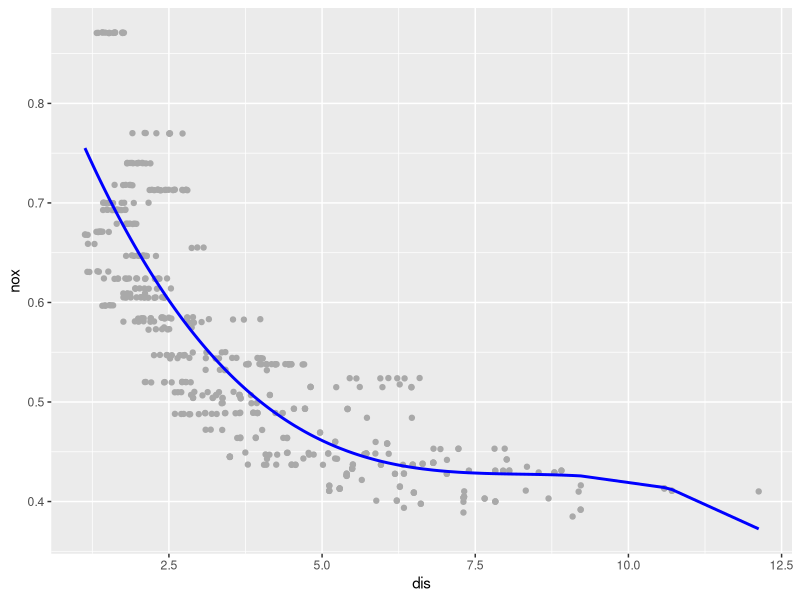
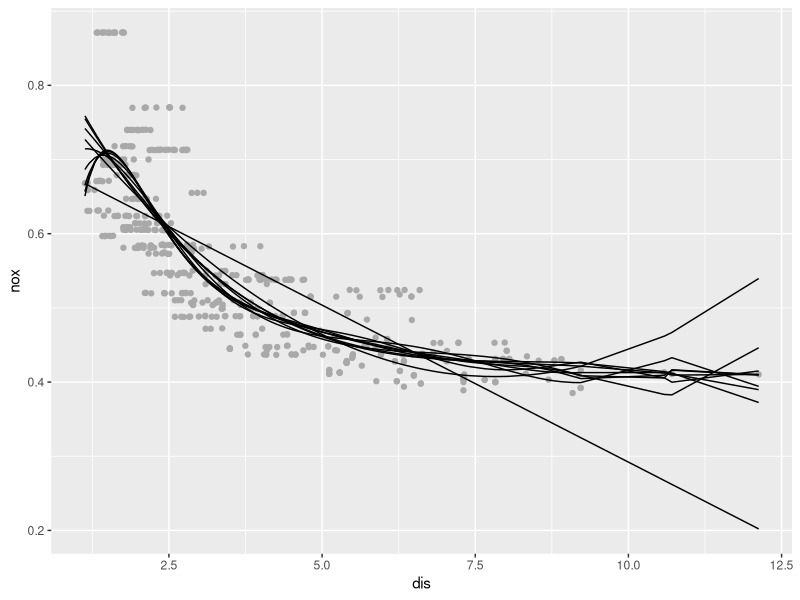
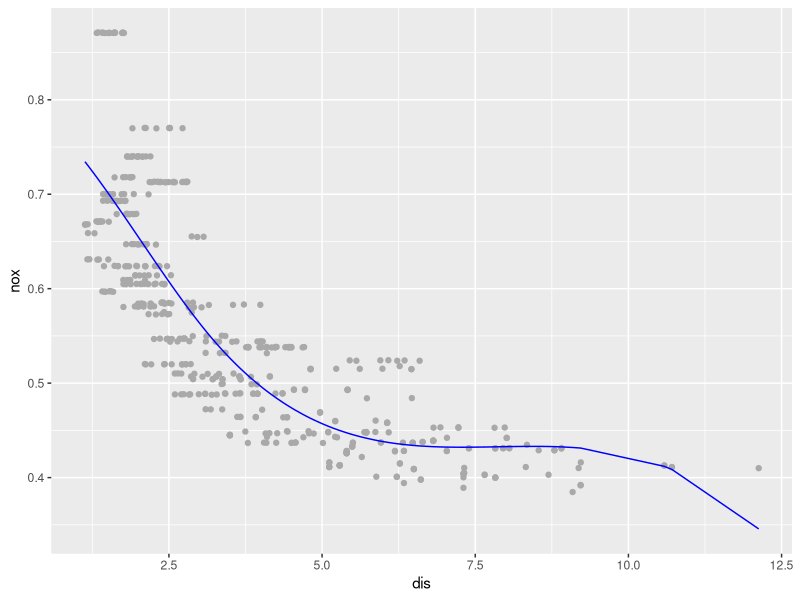
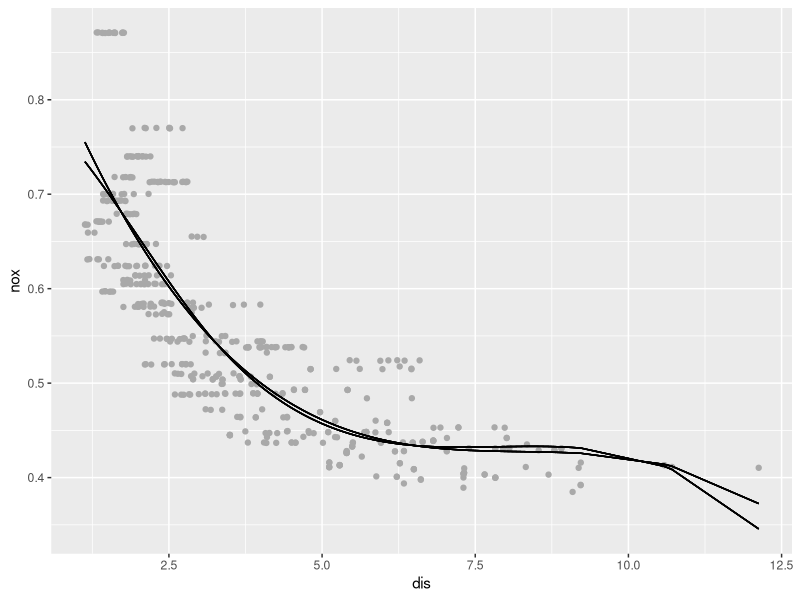
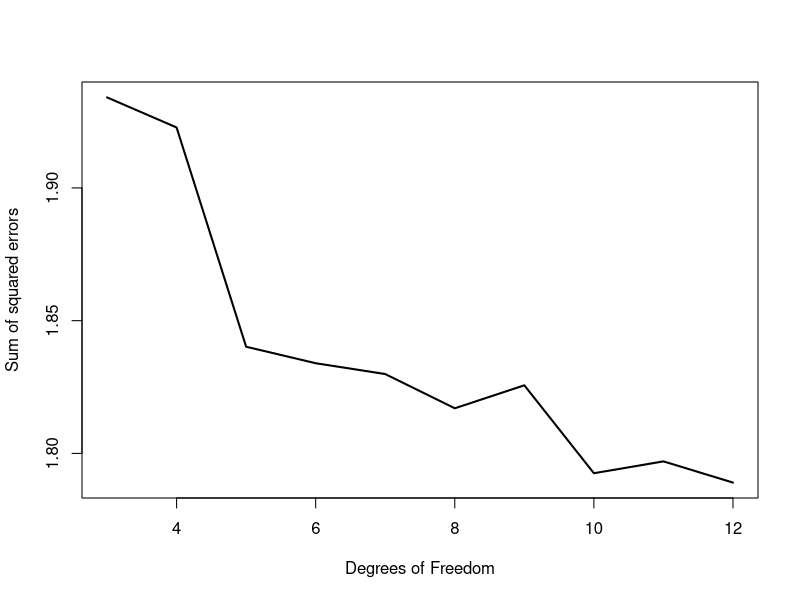

These charts were generated, in order, by the following R code:
## ---- chunk 1
knitr::opts_chunk$set(echo = TRUE)
library(MASS)
library(dplyr)
library(boot) #used for the cv.glm()
library(splines)
library(ggplot2)
data("Boston")
## ---- chunk 2
poly.fit.9b = function(d){
  fit = lm(nox~poly(dis,d), data = Boston)
  preds = predict(fit, newdata = Boston, type = "response")
}

poly.fit.9c = function(d){
  fit = glm(nox~poly(dis,d), data = Boston)
  cv.error = cv.glm(Boston, fit, K = 5)$delta[2] #K=5, choosing the number of folds
}

poly.fit.9e = function(d){
  fit = lm(nox~bs(dis, df=d), data = Boston)
  preds = predict(fit, newdata = Boston, type = "response")
}

poly.fit.9f = function(d){
  fit = glm(nox~bs(dis,d), data = Boston)
  cv.error = cv.glm(Boston, fit, K = 5)$delta[2]
}
## ---- chunk 3
fit = lm(nox~poly(dis, 3), data = Boston)
summary(fit)
preds = predict(fit, newdata = Boston, type = "response")
Boston.9a = Boston %>% mutate(predicted.nox = preds)

Boston.9a %>% ggplot(aes(dis, nox))+geom_point(position = "jitter", col = "darkgrey")+ geom_line(aes(dis, predicted.nox), col = "blue", size = 1)
## ---- chunk 4
preds.multi = sapply(1:10, poly.fit.9b)
Boston.9b = Boston %>% mutate(predicted.nox.1 = preds.multi[,1], predicted.nox.2 = preds.multi[,2],
                           predicted.nox.3 = preds.multi[,3], predicted.nox.4 = preds.multi[,4],
                           predicted.nox.5 = preds.multi[,5], predicted.nox.6 = preds.multi[,6],
                           predicted.nox.7 = preds.multi[,7], predicted.nox.8 = preds.multi[,8],
                           predicted.nox.9 = preds.multi[,9], predicted.nox.10 = preds.multi[,10])
Boston.9b %>% ggplot(aes(dis,nox))+ geom_point(col = "darkgrey", position = "jitter")+
  geom_line(aes(dis, predicted.nox.1))+
  geom_line(aes(dis, predicted.nox.2))+
  geom_line(aes(dis, predicted.nox.3))+
  geom_line(aes(dis, predicted.nox.4))+
  geom_line(aes(dis, predicted.nox.5))+
  geom_line(aes(dis, predicted.nox.6))+
  geom_line(aes(dis, predicted.nox.7))+
  geom_line(aes(dis, predicted.nox.8))+
  geom_line(aes(dis, predicted.nox.9))+
  geom_line(aes(dis, predicted.nox.10))

res.df = data.frame(res.1 = (Boston.9b$nox-Boston.9b$predicted.nox.1)^2,
                    res.2 = (Boston.9b$nox-Boston.9b$predicted.nox.2)^2,
                    res.3 = (Boston.9b$nox-Boston.9b$predicted.nox.3)^2,
                    res.4 = (Boston.9b$nox-Boston.9b$predicted.nox.4)^2,
                    res.5 = (Boston.9b$nox-Boston.9b$predicted.nox.5)^2,
                    res.6 = (Boston.9b$nox-Boston.9b$predicted.nox.6)^2,
                    res.7 = (Boston.9b$nox-Boston.9b$predicted.nox.7)^2,
                    res.8 = (Boston.9b$nox-Boston.9b$predicted.nox.8)^2,
                    res.9 = (Boston.9b$nox-Boston.9b$predicted.nox.9)^2,
                    res.10 = (Boston.9b$nox-Boston.9b$predicted.nox.10)^2)
res.df = colSums(res.df)
res.df
## ---- chunk 5
set.seed(1)
cv.error = sapply(1:10, poly.fit.9c)
which.min(cv.error)
## ---- chunk 6

fit = lm(nox~bs(dis, df = 4), data = Boston)
summary(fit)
attr(bs(Boston$dis, df = 4), "knots")

data.frame(dis=Boston$dis, nox=Boston$nox, predicted.nox=fit$fitted.values) %>%
  ggplot(aes(dis,nox))+ geom_point(col="dark grey", position="jitter")+ 
  geom_line(aes(dis, predicted.nox), col = "blue")
## ---- chunk 7
preds.multi = sapply(3:12, poly.fit.9e)

Boston.9e = Boston %>% mutate(predicted.nox.3 = preds.multi[,1], predicted.nox.4 = preds.multi[,2],
                              predicted.nox.5 = preds.multi[,1], predicted.nox.6 = preds.multi[,2],
                              predicted.nox.7 = preds.multi[,1], predicted.nox.8 = preds.multi[,2],
                              predicted.nox.9 = preds.multi[,1], predicted.nox.10 = preds.multi[,2],
                              predicted.nox.11 = preds.multi[,1], predicted.nox.12 = preds.multi[,2])

Boston.9e %>% ggplot(aes(dis,nox))+ geom_point(position = "jitter", col = "dark grey")+
  geom_line(aes(dis, predicted.nox.3))+ geom_line(aes(dis, predicted.nox.4))+
  geom_line(aes(dis, predicted.nox.5))+ geom_line(aes(dis, predicted.nox.6))+
  geom_line(aes(dis, predicted.nox.7))+ geom_line(aes(dis, predicted.nox.8))+
  geom_line(aes(dis, predicted.nox.9))+ geom_line(aes(dis, predicted.nox.10))+
  geom_line(aes(dis, predicted.nox.11))+ geom_line(aes(dis, predicted.nox.12))

res.df = data.frame(res.3 = (preds.multi[,1]-Boston$nox)^2, res.4 = (preds.multi[,2]-Boston$nox)^2,
                    res.5 = (preds.multi[,3]-Boston$nox)^2, res.6 = (preds.multi[,4]-Boston$nox)^2,
                    res.7 = (preds.multi[,5]-Boston$nox)^2, res.8 = (preds.multi[,6]-Boston$nox)^2,
                    res.9 = (preds.multi[,7]-Boston$nox)^2, res.10 = (preds.multi[,8]-Boston$nox)^2,
                    res.11 = (preds.multi[,9]-Boston$nox)^2, res.12= (preds.multi[,10]-Boston$nox)^2)           %>% colSums(.)
res.df
plot(3:12, res.df, type = "l", lwd = "2", xlab = "Degrees of Freedom", ylab = "Sum of squared errors")
## ---- chunk 8
set.seed(1)
cv.error = sapply(3:12, poly.fit.9f)
which.min(cv.error)
